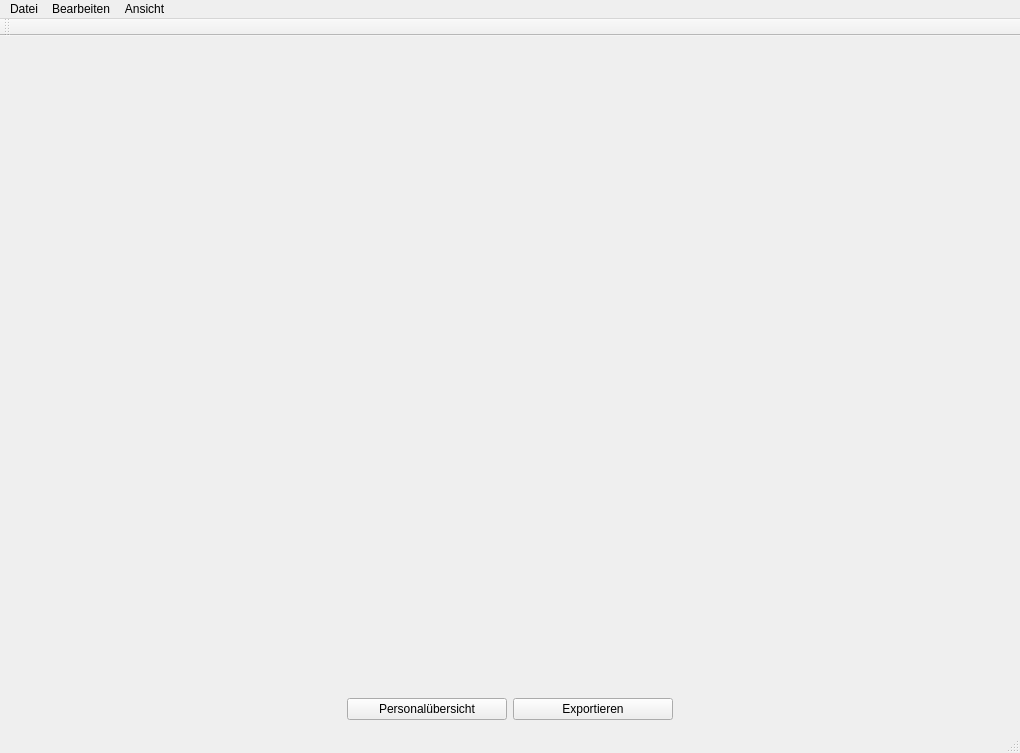
<?xml version="1.0" encoding="UTF-8"?>
<ui version="4.0">
 <class>MainWindow</class>
 <widget class="QMainWindow" name="MainWindow">
  <property name="geometry">
   <rect>
    <x>0</x>
    <y>0</y>
    <width>1020</width>
    <height>753</height>
   </rect>
  </property>
  <property name="windowTitle">
   <string>MainWindow</string>
  </property>
  <widget class="QWidget" name="centralWidget">
   <layout class="QGridLayout" name="gridLayout">
    <item row="0" column="0" colspan="4">
     <widget class="Calendar" name="calendar">
      <property name="frameShape">
       <enum>QFrame::NoFrame</enum>
      </property>
      <property name="frameShadow">
       <enum>QFrame::Plain</enum>
      </property>
      <property name="lineWidth">
       <number>0</number>
      </property>
     </widget>
    </item>
    <item row="1" column="0">
     <spacer name="horizontalSpacer">
      <property name="orientation">
       <enum>Qt::Horizontal</enum>
      </property>
      <property name="sizeHint" stdset="0">
       <size>
        <width>326</width>
        <height>20</height>
       </size>
      </property>
     </spacer>
    </item>
    <item row="1" column="1">
     <widget class="QPushButton" name="buttonPersonal">
      <property name="minimumSize">
       <size>
        <width>160</width>
        <height>0</height>
       </size>
      </property>
      <property name="text">
       <string>Personalübersicht</string>
      </property>
     </widget>
    </item>
    <item row="1" column="2">
     <widget class="QPushButton" name="buttonExport">
      <property name="minimumSize">
       <size>
        <width>160</width>
        <height>0</height>
       </size>
      </property>
      <property name="text">
       <string>Exportieren</string>
      </property>
     </widget>
    </item>
    <item row="1" column="3">
     <spacer name="horizontalSpacer_2">
      <property name="orientation">
       <enum>Qt::Horizontal</enum>
      </property>
      <property name="sizeHint" stdset="0">
       <size>
        <width>326</width>
        <height>20</height>
       </size>
      </property>
     </spacer>
    </item>
   </layout>
  </widget>
  <widget class="QMenuBar" name="menuBar">
   <property name="geometry">
    <rect>
     <x>0</x>
     <y>0</y>
     <width>1020</width>
     <height>22</height>
    </rect>
   </property>
   <widget class="QMenu" name="menuBearbeiten">
    <property name="title">
     <string>Bearbeiten</string>
    </property>
    <addaction name="actionNeuer_Fahrtag"/>
    <addaction name="actionNeuer_Arbeitseinsatz"/>
   </widget>
   <widget class="QMenu" name="menuDatei">
    <property name="title">
     <string>Datei</string>
    </property>
    <addaction name="actionNeu"/>
    <addaction name="separator"/>
    <addaction name="action_fnnen"/>
    <addaction name="separator"/>
    <addaction name="actionSpeichern"/>
    <addaction name="actionSpecihern_unter"/>
    <addaction name="separator"/>
    <addaction name="actionSchlie_en"/>
    <addaction name="separator"/>
    <addaction name="actionDrucken"/>
   </widget>
   <widget class="QMenu" name="menuAnsicht">
    <property name="title">
     <string>Ansicht</string>
    </property>
    <addaction name="actionPersonal_bersicht"/>
    <addaction name="actionExport"/>
   </widget>
   <addaction name="menuDatei"/>
   <addaction name="menuBearbeiten"/>
   <addaction name="menuAnsicht"/>
  </widget>
  <widget class="QToolBar" name="mainToolBar">
   <attribute name="toolBarArea">
    <enum>TopToolBarArea</enum>
   </attribute>
   <attribute name="toolBarBreak">
    <bool>false</bool>
   </attribute>
  </widget>
  <widget class="QStatusBar" name="statusBar"/>
  <action name="actionNeuer_Fahrtag">
   <property name="text">
    <string>Neuer Fahrtag</string>
   </property>
   <property name="shortcut">
    <string>Ctrl++</string>
   </property>
  </action>
  <action name="actionNeuer_Arbeitseinsatz">
   <property name="text">
    <string>Neuer Arbeitseinsatz</string>
   </property>
   <property name="shortcut">
    <string>Ctrl+Alt++</string>
   </property>
  </action>
  <action name="actionNeu">
   <property name="text">
    <string>Neu</string>
   </property>
   <property name="shortcut">
    <string>Ctrl+N</string>
   </property>
  </action>
  <action name="action_fnnen">
   <property name="text">
    <string>Öffnen …</string>
   </property>
   <property name="shortcut">
    <string>Ctrl+O</string>
   </property>
  </action>
  <action name="actionSpeichern">
   <property name="text">
    <string>Speichern</string>
   </property>
   <property name="shortcut">
    <string>Ctrl+S</string>
   </property>
  </action>
  <action name="actionSpecihern_unter">
   <property name="text">
    <string>Speichern unter …</string>
   </property>
   <property name="shortcut">
    <string>Ctrl+Shift+S</string>
   </property>
  </action>
  <action name="actionSchlie_en">
   <property name="text">
    <string>Schließen</string>
   </property>
   <property name="shortcut">
    <string>Ctrl+W</string>
   </property>
  </action>
  <action name="actionDrucken">
   <property name="text">
    <string>Drucken …</string>
   </property>
   <property name="shortcut">
    <string>Ctrl+P</string>
   </property>
  </action>
  <action name="actionPersonal_bersicht">
   <property name="checkable">
    <bool>true</bool>
   </property>
   <property name="text">
    <string>Personalübersicht</string>
   </property>
  </action>
  <action name="actionExport">
   <property name="checkable">
    <bool>true</bool>
   </property>
   <property name="text">
    <string>Export</string>
   </property>
  </action>
  <action name="actionHauptfenster">
   <property name="checkable">
    <bool>true</bool>
   </property>
   <property name="checked">
    <bool>true</bool>
   </property>
   <property name="text">
    <string>Hauptfenster</string>
   </property>
  </action>
 </widget>
 <layoutdefault spacing="6" margin="11"/>
 <customwidgets>
  <customwidget>
   <class>Calendar</class>
   <extends>QFrame</extends>
   <header>calendar.h</header>
   <container>1</container>
  </customwidget>
 </customwidgets>
 <resources/>
 <connections>
  <connection>
   <sender>actionDrucken</sender>
   <signal>triggered()</signal>
   <receiver>buttonExport</receiver>
   <slot>click()</slot>
   <hints>
    <hint type="sourcelabel">
     <x>-1</x>
     <y>-1</y>
    </hint>
    <hint type="destinationlabel">
     <x>592</x>
     <y>709</y>
    </hint>
   </hints>
  </connection>
 </connections>
</ui>
